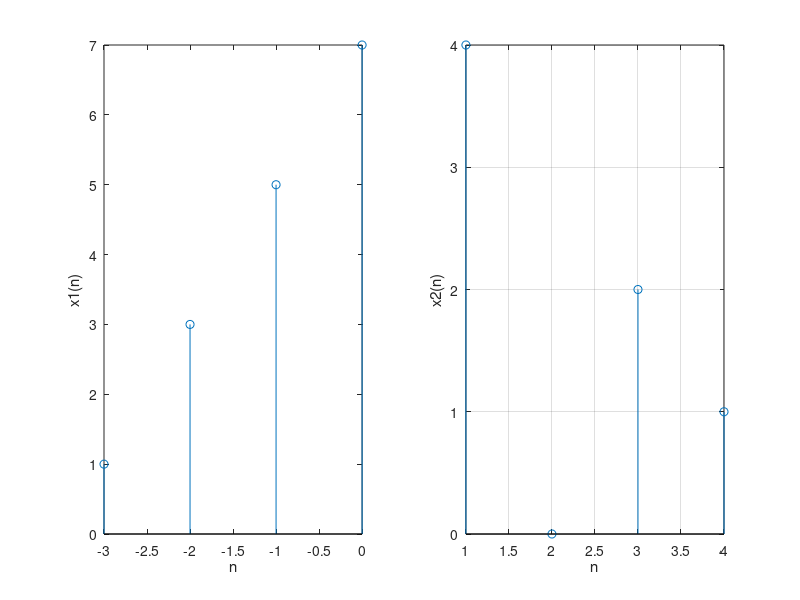
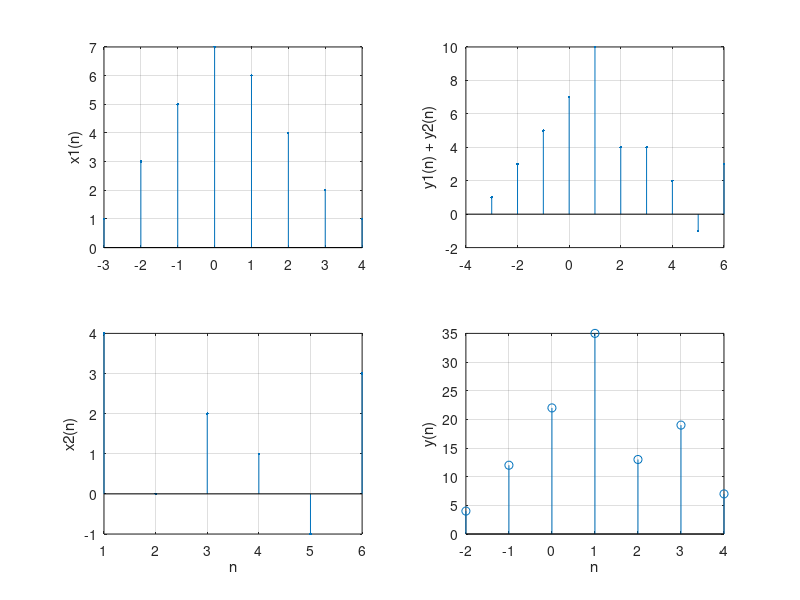

Recreate these plots in MATLAB, in order.
% 基本矩阵运算
M = [1 2 3; 4 5 6; 7 8 9]
M_trans = M'

M = [1+2j 3+4j]
M'
M.'

A = [1 2; 3 4]
A + 3
A = [1 1 1; 1 1 1]
B = [3 6; 2 4; 5 10]
A*B
A*6

A = [1 2; 3 4]
B = [5 6; 7 8]
A / B
A./ B
A = [2 7 3; 6 5 4; 1 8 9]
inv(A)

% 基本信号生成

% 单位冲激序列
n = 1 : 20
n0 = 8
data = [zeros(1, n0-1) 1 zeros(1, length(n) - n0)]
stem(n, data, 'k')
title('单位冲激序列')
xlabel('n')
ylabel('x(n)')

% 矩阵序列
n1 = 15
un = [zeros(1, n0 - 1) ones(1, n1 - n0 + 1) zeros(1, length(n) - n1)]
stem(n, un, 'k')
title('单位冲激序列')
xlabel('n')
ylabel('x(n)')

% 实指数序列
n = 0: 50
a = 0.9
xn = a.^n
stem(n, xn, 'k')
title('实指数序列')
xlabel('n')
ylabel('x(n)')

% 正弦序列及其采样
n = 0: 100
a = 1.5
f = 0.02
x_sin = a * sin(2*pi*f*n)
subplot(2, 1, 1)
plot(n, x_sin)
title('正弦序列')
xlabel('n')
ylabel('x(n)')
grid on
un = 1 : 33 : length(n) % 此处修改频率
xn = x_sin([un]);
subplot(2, 1, 2)
stem(un - 1, xn)
title('采样正弦序列')
xlabel('n')
ylabel('x(n)')
grid on

% 随机序列
x1 = rand(1, 5)
figure(1)
stem(x1)
a = 4;
b = 6;
x2 = a + (b - a) * rand(1, 5)
figure(2)
stem(x2)

% 序列的移位
x = [1 4  3 2];
nx = 1:length(x);
m = 3;
ny = nx + m;
y = x;
subplot(211);
stem(nx, x);
axis([min(min(nx), min(ny))-1, max(max(nx), max(ny))+1, min(x)-1, max(x)+1]);
xlabel('n')
ylabel('x(n)')
title('原始序列')
grid on
subplot(212);
stem(ny, y);
axis([min(min(nx), min(ny))-1, max(max(nx), max(ny))+1, min(x)-1, max(x)+1]);
xlabel('n')
ylabel('y(n)')
title('移位后的序列')
grid on

% 序列的求和与乘积
clc;
clear;
x1 = [1, 3, 5, 7, 6, 4, 2, 1];
ns1 = -3;
x2 = [4, 0, 2, 1, -1, 3];
ns2 = 1;
nf1 = ns1 + length(x1) - 1;
nf2 = ns2 + length(x2) - 1;
n1 = ns1 : nf1;
n2 = ns2 : nf2;
n = min(ns1, ns2) : max(nf1, nf2);
y1 = zeros(1, length(n));
y2 = y1;
y1(find((n >= ns1) & (n <= nf1) == 1)) = x1;
y2(find((n >= ns2) & (n <= nf2) == 1)) = x2;
ya = y1 + y2;
ym = y1.* y2;

subplot(221);
stem(n1, x1, '.');
ylabel('x1(n)');
grid;

subplot(223);
stem(n2, x2, '.')
xlabel('n');
ylabel('x2(n)');
grid;

subplot(222);
stem(n, ya, '.')
ylabel('y1(n) + y2(n)');
grid;

subplot(224);
stem(n, ym, '.')
xlabel('n');
ylabel('y1(n) * y2(n)');
grid;

% 求序列的能量（功率）
clc;
clear;
xn = [1 + 1i, 2 + 2i, 3 + 3i, 4 + 4i];
E = sum(abs(xn).^2)

n = 0:100;
a = 1.5;
f = 0.02;
x_sin = a * sin(2*pi*f*n);
E_sin = sum(abs(x_sin).^2)
P = E_sin / n(end)

% 序列的卷积运算
clc;
clear;
x1 = [1, 3, 5, 7];
ns1 = -3;
x2 = [4, 0, 2, 1];
ns2 = 1;
nf1 = ns1 + length(x1) - 1;
nf2 = ns2 + length(x2) - 1;
nx1 = ns1 : nf1;
nx2 = ns2 : nf2;
ny1 = ns1 + ns2;
ny2 = nf1 + nf2;
ny = ny1 : ny2;
y = conv(x1, x2);

figure(1);
subplot(121);
stem(nx1, x1);
xlabel('n');
ylabel('x1(n)');
subplot(122);
stem(nx2, x2);
xlabel('n');
ylabel('x2(n)');
grid;

figure(2);
stem(ny, y)
xlabel('n');
ylabel('y(n)');
grid;

% % 数字信号处理 byd实验不一样这个不用做
% clc;
% clear;
% [yy, fs] = audioread('final.wav');
% y = yy(:, 1);
% sound(y, fs);
% py = fft(y);
% figure(1);
% subplot(1, 2, 1), plot(1:length(y), y)
% subplot(1, 2, 2), plot(1:length(py)/2, py(1:length(py)/2))
% title('原始音频')

% [b, a] = butter(9, 0.25, 'high');
% yh = filter(b, a, y);
% sound(yh, fs)
% pyh = fft(yh);
% figure(2);
% subplot(1, 2, 1), plot(1:length(yh), yh)
% subplot(1, 2, 2), plot(1:length(pyh)/2, pyh(1:length(pyh)/2))
% title('高通滤波后')
% audiowrite('final_high.wav', yh, fs)

% [b, a] = butter(9, 0.05, 'low');
% yl = filter(b, a, y);
% sound(yl, fs)
% pyl = fft(yl);
% figure(3);
% subplot(1, 2, 1), plot(1:length(yl), yl)
% subplot(1, 2, 2), plot(1:length(pyl)/2, pyl(1:length(pyl)/2))
% title('低通滤波后')
% audiowrite('final_low.wav', yl, fs)
